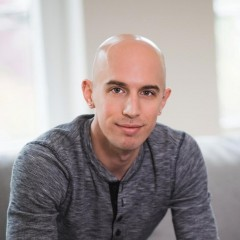
#> input picture test.jpeg, 240 x 240 px
$ python EdgeDetectionAndGradient.py   (older library calls are emulated)
#> lines starting #> are read from the running program, lines starting #| are printed output that depends on the picture; after the words box and inside, x2 and y2 are one past the last pixel; in counts of white or black regions, pixels touching at a corner belong together
import cv2
import numpy as np

image = cv2.imread('test.jpeg',0)
#> image: shape (240, 240); min 9, max 255, mean 156.4

height, width = image.shape
#> height = 240; width = 240

# Extract Sobel Edges
sobel_x = cv2.Sobel(image, cv2.CV_64F, 0, 1, ksize=5)
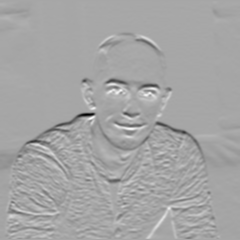
#> sobel_x: shape (240, 240) float64; min -8018, max 4278, mean -64.7; drawn with min black and max white
sobel_y = cv2.Sobel(image, cv2.CV_64F, 1, 0, ksize=5)

cv2.imshow('Original', image)
cv2.waitKey(0)
cv2.imshow('Sobel X', sobel_x)
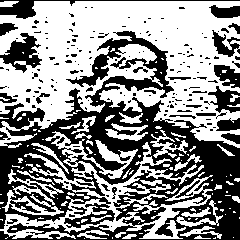
#> window 'Sobel X': shape (240, 240); 55.4% white; 186 black regions (152 under 20 px), largest, box (x1, y1, x2, y2) and area: (0, 31, 240, 240) 20394, (0, 33, 42, 73) 814, (0, 0, 240, 19) 696
cv2.waitKey(0)
cv2.imshow('Sobel Y', sobel_y)
cv2.waitKey(0)

sobel_OR = cv2.bitwise_or(sobel_x, sobel_y)
cv2.imshow('sobel_OR', sobel_OR)
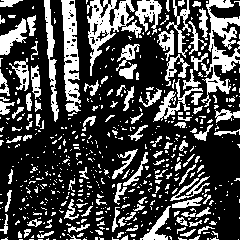
#> window 'sobel_OR': shape (240, 240); 28.6% white; 580 white regions (465 under 20 px), largest, box (x1, y1, x2, y2) and area: (201, 0, 240, 107) 1527, (87, 0, 142, 76) 1394, (61, 0, 81, 112) 1281
cv2.waitKey(0)

laplacian = cv2.Laplacian(image, cv2.CV_64F)
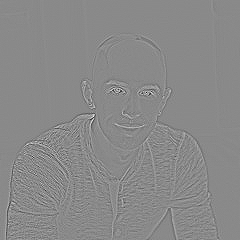
#> laplacian: shape (240, 240) float64; min -258, max 220, mean 0; drawn with min black and max white
cv2.imshow('Laplacian', laplacian)
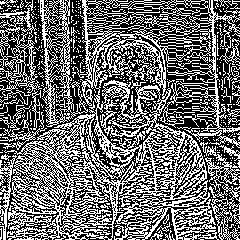
#> window 'Laplacian': shape (240, 240); 42.7% white in thin lines or dots
cv2.waitKey(0)


##  Then, we need to provide two values: threshold1 and threshold2. Any gradient value larger than threshold2
# is considered to be an edge. Any value below threshold1 is considered not to be an edge.
#Values in between threshold1 and threshold2 are either classiﬁed as edges or non-edges based on how their
#intensities are “connected”. In this case, any gradient values below 60 are considered non-edges
#whereas any values above 120 are considered edges.

# Canny Edge Detection uses gradient values as thresholds
# The first threshold gradient
canny = cv2.Canny(image, 50, 120)
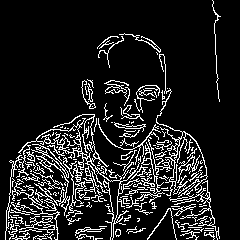
#> canny: shape (240, 240); 12.6% white in thin lines or dots
cv2.imshow('Canny', canny)
cv2.waitKey(0)

# apply automatic Canny edge detection using the computed median

v = np.median(image)
#> v = 177
lower = int(max(0, (1.0 - 0.33) * v))
#> lower = 118
upper = int(min(255, (1.0 + 0.33) * v))
#> upper = 235

print(lower, upper)
#| 118 235

cannyAuto = cv2.Canny(image, lower, upper)
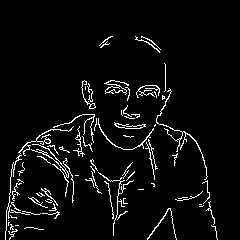
#> cannyAuto: shape (240, 240); 4.8% white in thin lines or dots, all inside (x1, y1, x2, y2) = (5, 36, 218, 240)
cv2.imshow('Canny Auto Thresh', cannyAuto)
cv2.waitKey(0)

cv2.destroyAllWindows()
